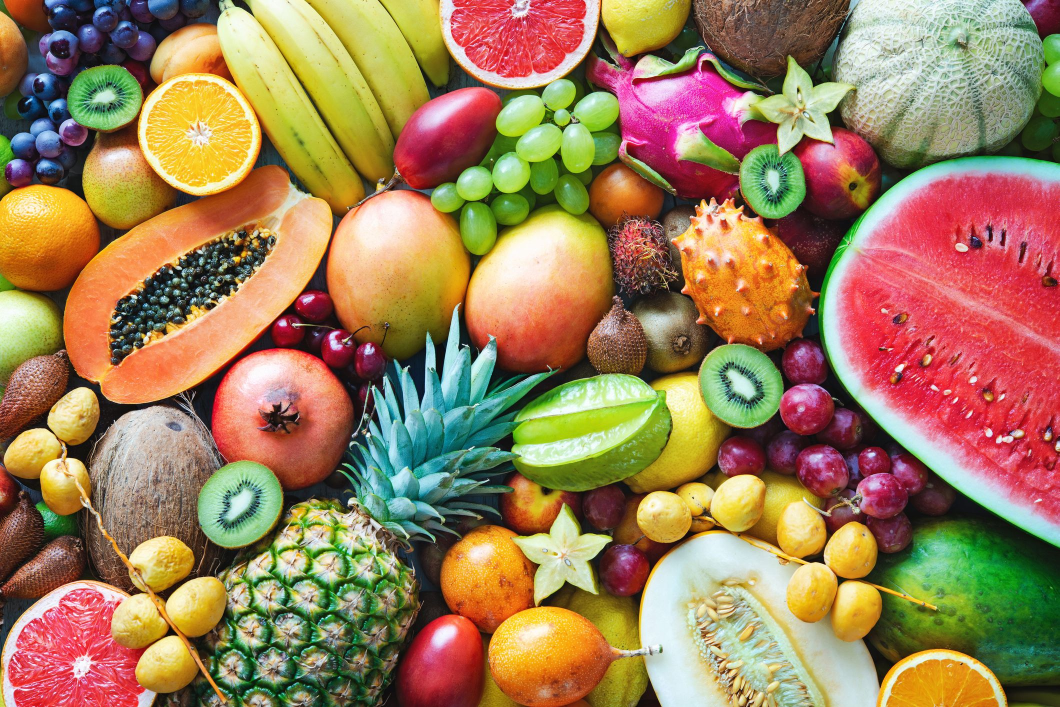
#> input picture XLA_lab3/exercise/colorful-ripe-tropical-fruits.jpg, 2119 x 1414 px, found by its file name (shown at 1/2 size)
$ jupyter execute lab3.ipynb
#> lines starting #> are read from the running program, lines starting #| are printed output that depends on the picture
[cell 1]
#bai1
import cv2
import numpy as np
import matplotlib.pyplot as plt

# Đọc ảnh
img = cv2.imread(r"D:/nhapmonxulyanhso/nhapmonxulyanhso/XLA_lab3/exercise/colorful-ripe-tropical-fruits.jpg")
#> img is the input picture: shape (1414, 2119, 3); mean B, G, R 88.7, 126.8, 157.9

# Cắt vùng quả kiwi (bạn có thể chỉnh lại tọa độ)
kiwi = img[100:300, 200:400].copy()

# Ma trận tịnh tiến
M = np.float32([[1, 0, 30], [0, 1, 0]])
kiwi_shifted = cv2.warpAffine(kiwi, M, (kiwi.shape[1] + 30, kiwi.shape[0]))

# Lưu và hiển thị
cv2.imwrite(r"D:/nhapmonxulyanhso/nhapmonxulyanhso/XLA_lab3/exercise/kiwi_translated.jpg", kiwi_shifted)

plt.imshow(cv2.cvtColor(kiwi_shifted, cv2.COLOR_BGR2RGB))
plt.title("Kiwi dịch sang phải 30 pixel")
plt.axis("off")
plt.show()

[cell 2]
#bai2
img = cv2.imread(r"D:/nhapmonxulyanhso/nhapmonxulyanhso/XLA_lab3/exercise/colorful-ripe-tropical-fruits.jpg")

# Chọn vùng quả đu đủ và dưa hấu (điều chỉnh nếu cần)
papaya = img[140:280, 100:260].copy()       # Đu đủ
watermelon = img[100:260, 550:730].copy()   # Dưa hấu
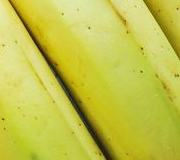
#> watermelon: shape (160, 180, 3); mean B, G, R 73.4, 195.5, 194.4

# Đổi màu sang ảnh âm bản
papaya_inv = 255 - papaya
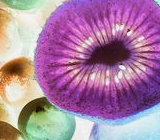
#> papaya_inv: shape (140, 160, 3); mean B, G, R 161, 128.8, 169.4
watermelon_inv = 255 - watermelon
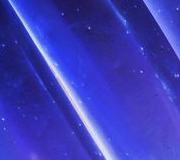
#> watermelon_inv: shape (160, 180, 3); mean B, G, R 181.6, 59.5, 60.6

# Lưu và hiển thị
cv2.imwrite(r"D:/nhapmonxulyanhso/nhapmonxulyanhso/XLA_lab3/exercise/papaya_negative.jpg", papaya_inv)
cv2.imwrite(r"D:/nhapmonxulyanhso/nhapmonxulyanhso/XLA_lab3/exercise/watermelon_negative.jpg", watermelon_inv)

fig, axs = plt.subplots(1, 2, figsize=(10, 4))
axs[0].imshow(cv2.cvtColor(papaya_inv, cv2.COLOR_BGR2RGB))
axs[0].set_title("Đu đủ âm bản")
axs[1].imshow(cv2.cvtColor(watermelon_inv, cv2.COLOR_BGR2RGB))
axs[1].set_title("Dưa hấu âm bản")
for ax in axs:
    ax.axis("off")
plt.show()

[cell 3]
#bai3
def rotate_image(image, angle):
    h, w = image.shape[:2]
    center = (w // 2, h // 2)
    M = cv2.getRotationMatrix2D(center, angle, 1.0)
    return cv2.warpAffine(image, M, (w, h))

img = cv2.imread(r"D:/nhapmonxulyanhso/nhapmonxulyanhso/XLA_lab3/exercise/quang_ninh.jpg")
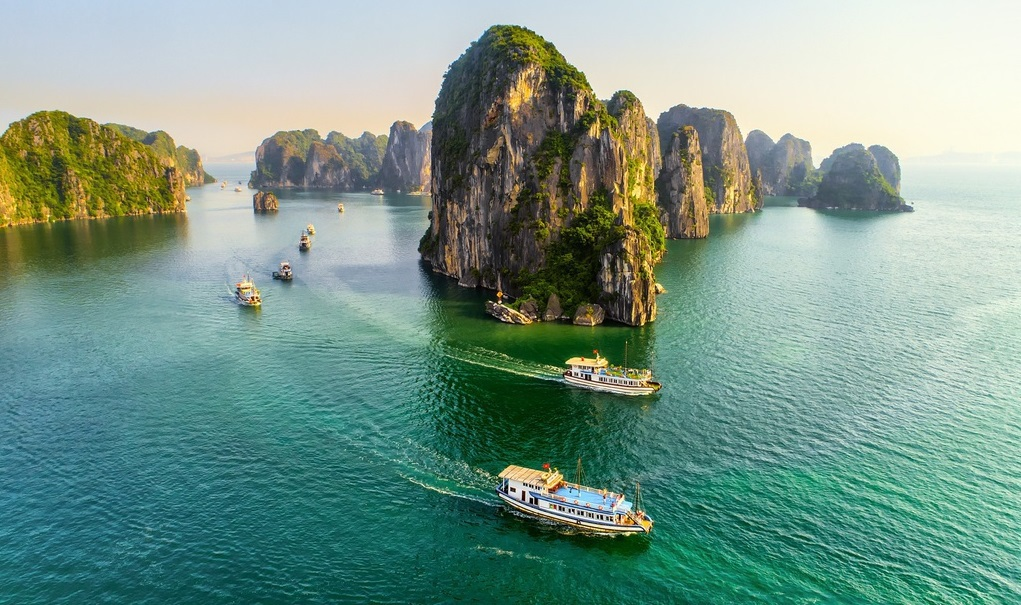
#> input picture XLA_lab3/exercise/quang_ninh.jpg, 1021 x 605 px, found by its file name
#> img is the input picture: shape (605, 1021, 3); mean B, G, R 137.7, 151, 119.9

# Cắt vùng ngọn núi và thuyền (tùy bạn chỉnh lại nếu sai)
mountain = img[100:300, 100:300].copy()
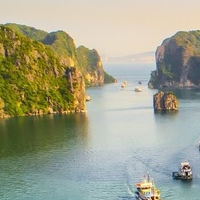
#> mountain: shape (200, 200, 3); mean B, G, R 139.1, 162.2, 161
boat = img[400:600, 300:500].copy()
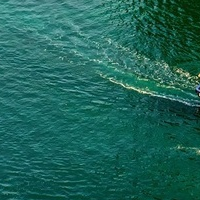
#> boat: shape (200, 200, 3); mean B, G, R 89.4, 100.5, 29.8

# Xoay 45 độ
rotated1 = rotate_image(mountain, 45)
rotated2 = rotate_image(boat, 45)
#> call 2 of rotate_image, with angle = 45
#> in rotate_image (call 2), `return cv2.warpAffine(image, M, (w, h))`:
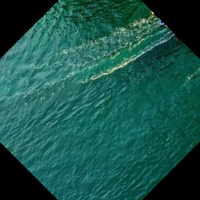
#> returned value: shape (200, 200, 3); mean of channels 0, 1, 2 76.3, 84.9, 25.5; drawn as B, G, R

cv2.imwrite(r"D:/nhapmonxulyanhso/nhapmonxulyanhso/XLA_lab3/exercise/rotated_mountain.jpg", rotated1)
cv2.imwrite(r"D:/nhapmonxulyanhso/nhapmonxulyanhso/XLA_lab3/exercise/rotated_boat.jpg", rotated2)

fig, axs = plt.subplots(1, 2, figsize=(10, 4))
axs[0].imshow(cv2.cvtColor(rotated1, cv2.COLOR_BGR2RGB))
axs[0].set_title("Núi xoay 45°")
axs[1].imshow(cv2.cvtColor(rotated2, cv2.COLOR_BGR2RGB))
axs[1].set_title("Thuyền xoay 45°")
for ax in axs:
    ax.axis("off")
plt.show()
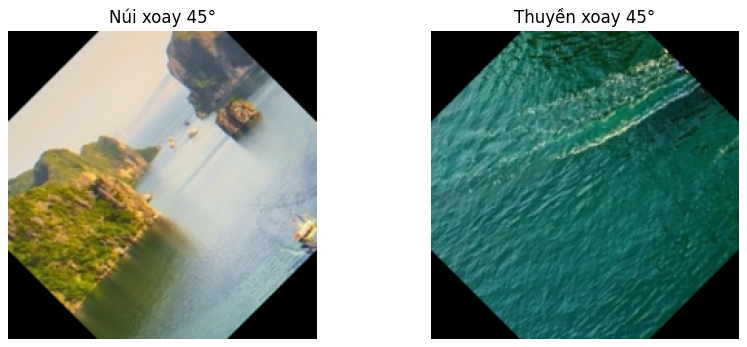
#> figure drawn by matplotlib, 2 panels

[cell 4]
#bai4
img = cv2.imread(r"D:/nhapmonxulyanhso/nhapmonxulyanhso/XLA_lab3/exercise/pagoda.jpg")
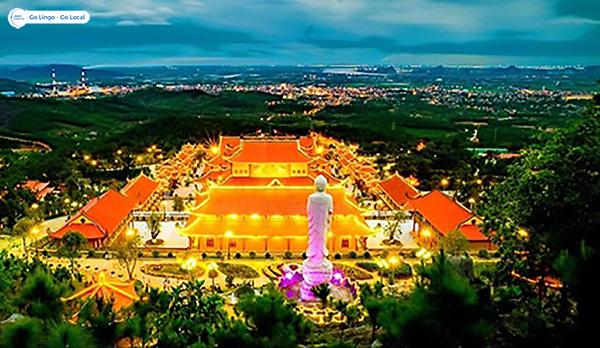
#> input picture XLA_lab3/exercise/pagoda.jpg, 600 x 348 px, found by its file name
#> img is the input picture: shape (348, 600, 3); mean B, G, R 64.1, 94.8, 82.1

# Phóng to 5 lần
resized = cv2.resize(img, None, fx=5, fy=5, interpolation=cv2.INTER_LINEAR)
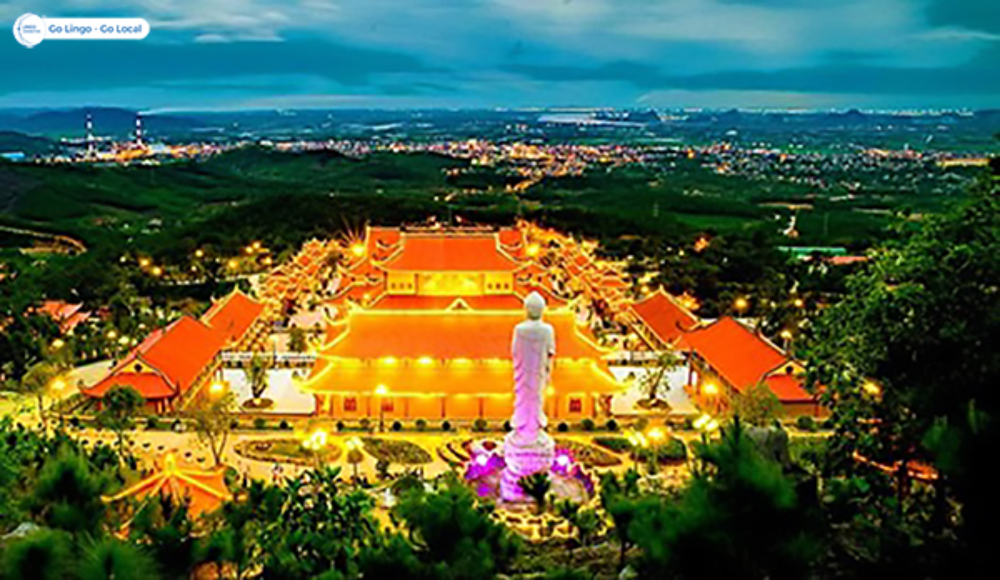
#> resized: shape (1740, 3000, 3) (shown at 1/3 size); mean B, G, R 64, 94.7, 82

cv2.imwrite(r"D:/nhapmonxulyanhso/nhapmonxulyanhso/XLA_lab3/exercise/pagoda_zoomed.jpg", resized)

plt.imshow(cv2.cvtColor(resized, cv2.COLOR_BGR2RGB))
plt.title("Ngôi chùa phóng to 5 lần")
plt.axis("off")
plt.show()

[cell 5]
#bai6
def transform_image(image, option):
    if option == 'T':
        M = np.float32([[1, 0, 50], [0, 1, 30]])
        return cv2.warpAffine(image, M, (image.shape[1], image.shape[0]))
    elif option == 'X':
        center = (image.shape[1] // 2, image.shape[0] // 2)
        M = cv2.getRotationMatrix2D(center, 45, 1.0)
        return cv2.warpAffine(image, M, (image.shape[1], image.shape[0]))
    elif option == 'P':
        return cv2.resize(image, None, fx=2.0, fy=2.0, interpolation=cv2.INTER_LINEAR)
    elif option == 'H':
        return cv2.resize(image, None, fx=0.5, fy=0.5, interpolation=cv2.INTER_AREA)
    elif option == 'C':
        coords = np.indices((image.shape[0], image.shape[1]), dtype=np.float32)
        coords[1] += 20.0 * np.sin(coords[0] / 20.0)
        return cv2.remap(image, coords[1], coords[0], interpolation=cv2.INTER_LINEAR)
    else:
        return image

img = cv2.imread(r"D:/nhapmonxulyanhso/nhapmonxulyanhso/XLA_lab3/exercise/colorful-ripe-tropical-fruits.jpg")

option = input("Nhập T (Tịnh tiến), X (Xoay), P (Phóng to), H (Thu nhỏ), C (Biến dạng sin): ").upper()
#> the answer given: 1
output = transform_image(img, option)

plt.imshow(cv2.cvtColor(output, cv2.COLOR_BGR2RGB))
plt.title("Biến đổi ảnh với lựa chọn: " + option)
plt.axis("off")
plt.show()
